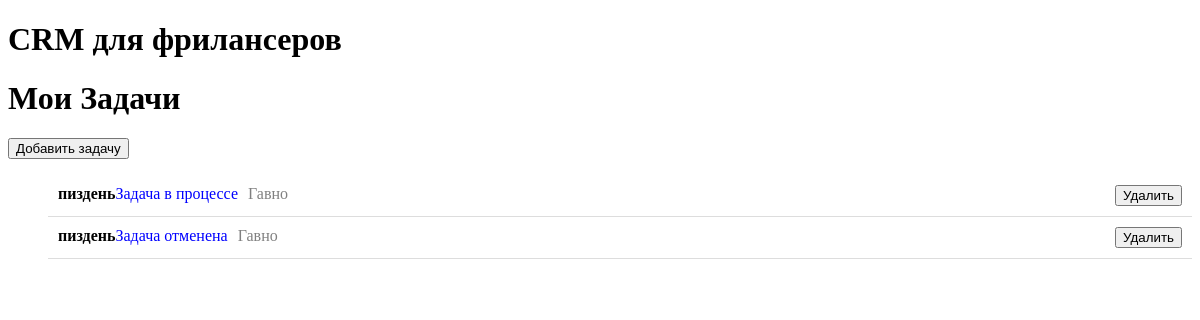
/, run on an earlier commit of the app's database.
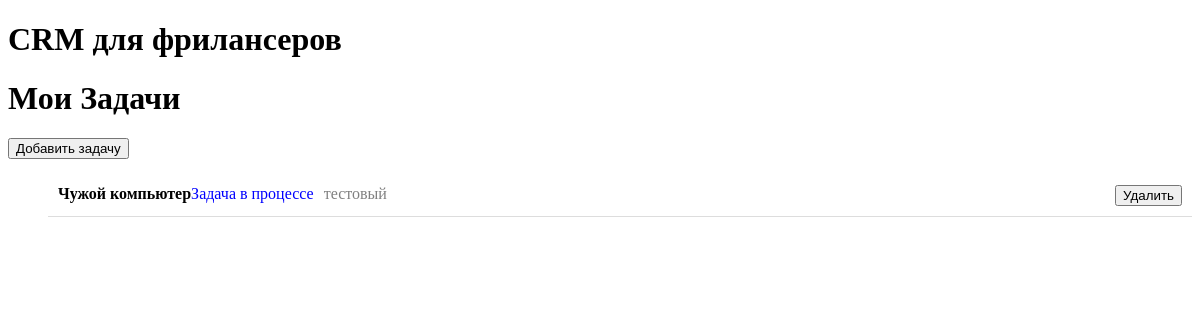
And on a later commit of the database.
### crm/models.py (models this page shows)
class Task(models.Model):
	TASK_CHOICES = [
		('not_started', 'Задача не начата'),
		('in_progress', 'Задача в процессе'),
		('completed', 'Задача завершена'),
		('on_hold', 'Задача приостановлена'),
		('blocked', 'Задача заблокирована'),
		('canceled', 'Задача отменена'),
		('waiting_for_review', 'Задача ожидает проверки или одобрения')
	]
	name = models.CharField(max_length=100, null=False, blank=False)
	description = models.CharField(max_length=350, null=True, blank=True)
	status = models.CharField(max_length=45, choices=TASK_CHOICES, null=False, blank=False)

### crm/views.py (the view)
# urls.py: 2. Add a URL to urlpatterns:  path('', views.home, name='home')
def home(request):
	form = TaskForm()
	tasks = Task.objects.all()
	return render(request, 'crm/home.html', {'form': form, 'tasks':tasks})

### crm/templates/crm/home.html (shortened to what this page needs)
{% extends "crm/base.html" %} {% load static %}
{% block content %}
<div class="container">
    <h1>Мои Задачи</h1>
    <button id="open-form-btn" class="btn btn-primary">Добавить задачу</button>
    <div class="tasks-container">
        <ul id="task-list">
            {% for task in tasks %}
                {% include 'crm/task_item.html' %}
            {% endfor %}
        </ul>
    </div>
</div>
{% endblock content %}

### crm/templates/crm/base.html (shortened to what this page needs)
{% load static %}
<!DOCTYPE html>
<html lang="ru">
<head>
    <link rel="stylesheet" href="{% static 'crm/css/style.css' %}">
</head>
<body>
    <header>
        <h1>CRM для фрилансеров</h1>
    </header>
    <main>
        {% block content %}
        {% endblock %}
    </main>
</body>
</html>

### crm/templates/crm/task_item.html
<li id="task-{{ task.id }}" class="task-item" data-task-id="{{ task.id }}" onclick="openTaskDetails({{ task.id }})">
	<span class="task-name">{{ task.name }}</span>
	<span class="task-status">{{ task.get_status_display }}</span>
	<span class="task-desc">{{ task.description|truncatechars:30 }}</span>
	<button class="delete-btn" data-task-id="{{ task.id }}" onclick="deleteTask(event, {{ task.id }})">Удалить</button>
</li>

### crm/static/crm/css/style.css (style rules this page uses)
.task-item { display: flex; justify-content: space-between; padding: 10px; border-bottom: 1px solid #ddd; }
.task-name { font-weight: bold; }
.task-status { color: blue; }
.task-desc { color: gray; flex-grow: 1; margin-left: 10px; }

What changed in the data, as far as the page shows it:
removed Task: name "пиздень", status "Задача в процессе", description "Гавно"
removed Task: name "пиздень", status "Задача отменена", description "Гавно"
added Task: name "Чужой компьютер", status "Задача в процессе", description "тестовый"
